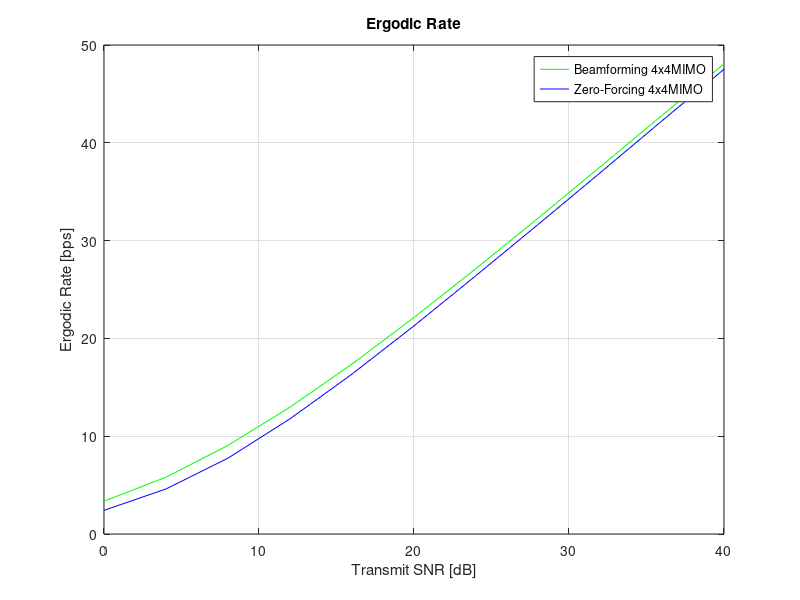

Recreate this plot in MATLAB.
close all; clear; clc;

P_db=0:4:40;

ZF_MIMO=load('ZR_MIMO_rate.mat').ergodic_rate;
load('Ergodic_rate.mat','ergodic_rate');
Beamforming_MIMO=ergodic_rate(3,:);


plot(P_db,Beamforming_MIMO,'g-'); hold on; grid on;
plot(P_db,ZF_MIMO,'b-');
title('Ergodic Rate');
legend('Beamforming 4x4MIMO','Zero-Forcing 4x4MIMO');
xlabel('Transmit SNR [dB]'); ylabel('Ergodic Rate [bps]');